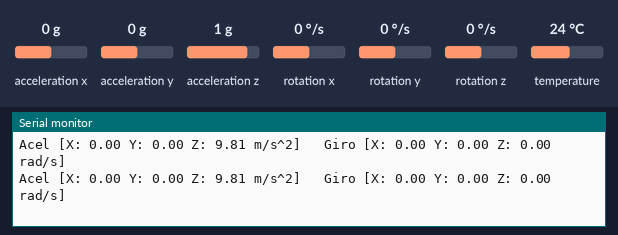
A sketch run on a simulated ESP32. Parts: the last lines printed to the serial monitor. Inputs (shaded band) come from the test bench; at power-on: acceleration x 0 g, acceleration y 0 g, acceleration z 1 g, rotation x 0 °/s, rotation y 0 °/s, rotation z 0 °/s, temperature 24 °C.

Above: at 1.3 s.
1.4 s: acceleration x set to -1.4 g
At 1.9 s:
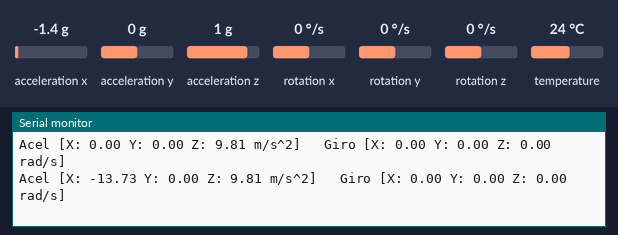
2.9 s: acceleration y set to -1.4 g
At 3.4 s:
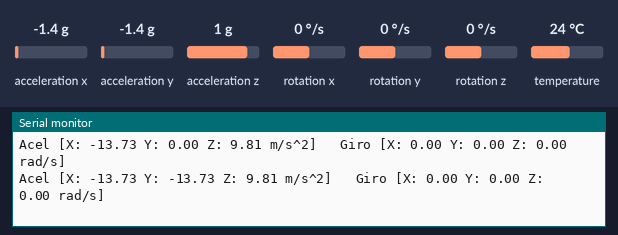
4.4 s: acceleration z set to -1.4 g
At 5.0 s:
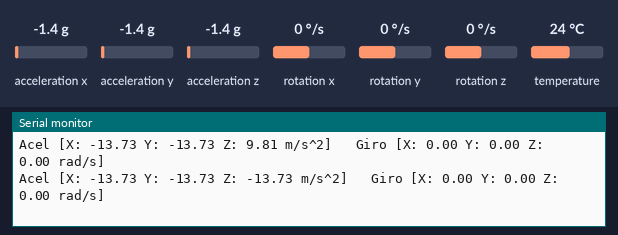
5.9 s: rotation x set to -192 °/s
At 6.5 s:
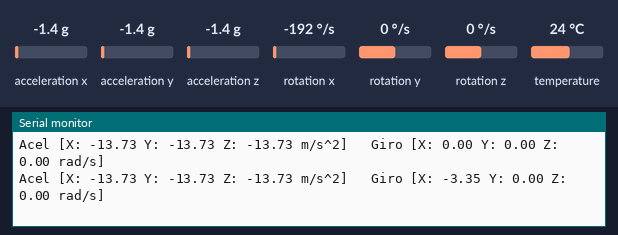
7.4 s: rotation y set to -192 °/s
At 8.0 s:
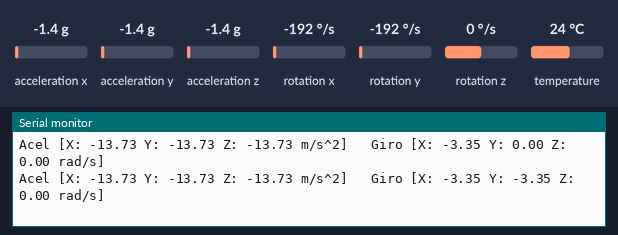

The sketch:

test_MPU6500.ino
```cpp
/*
 * =====================================================================================
 * PROYECTO: ESTACIÓN METEOROLÓGICA (Pruebas Individuales)
 * SENSOR:   MPU6500 (Acelerómetro y Giroscopio de 6 Ejes - I2C)
 * =====================================================================================
 *
 * ¿CÓMO CONECTARLO AL ESP32?
 * -------------------------------------------------------------------------------------
 * VCC   -> 3.3V (ESP32)
 * GND   -> GND
 * SDA   -> GPIO 21 (Comparte bus I2C con DS3231 y BME280)
 * SCL   -> GPIO 22 (Comparte bus I2C con DS3231 y BME280)
 *
 * NOTA DE ARQUITECTURA:
 * El MPU6500 es el hermano mayor del famosísimo MPU6050 (solo cambia ligeramente
 * en registros y protocolo). Casi siempre funciona perfectamente con librerías del 6050
 * o puedes usar una específica como "MPU6500_WE".
 * Por simplicidad extrema en esta prueba, usaremos la clásica `Adafruit MPU6050`,
 * que sirve de maravilla.
 *
 * LIBRERÍAS NECESARIAS:
 * - "Adafruit MPU6050" de Adafruit
 * - "Adafruit Unified Sensor" de Adafruit
 * =====================================================================================
 */

#include <Adafruit_MPU6050.h>
#include <Adafruit_Sensor.h>
#include <Wire.h>

Adafruit_MPU6050 mpu;

void setup(void) {
  Serial.begin(115200);
  while (!Serial)
    delay(10); // Pausamos hasta que abra la terminal serial

  Serial.println("Iniciando prueba rápida del MPU6500...");

  // Inicializar bus I2C (en ESP32: SDA=21, SCL=22)
  Wire.begin(21, 22);

  // ¡Intentamos detectar el chip!
  if (!mpu.begin()) {
    Serial.println("Hubo un fallo. No encontré el MPU6500/6050. ¡Revisa la conexión I2C (SDA/SCL)!");
    while (1) {
      delay(10); // Bucle mortal
    }
  }
  Serial.println("¡MPU6500/6050 encontrado y listo!");

  // Rangos de configuración de sensibilidad
  mpu.setAccelerometerRange(MPU6050_RANGE_8_G);
  mpu.setGyroRange(MPU6050_RANGE_500_DEG);
  mpu.setFilterBandwidth(MPU6050_BAND_21_HZ);

  Serial.println("----------------------------------------------");
}

void loop() {
  /* ¡Magia! Traer los datos. Se usan variables de tipo "event" que encapsulan
     las medidas en metros/segundo cuadrado (aceleración) o rad/s (giroscopio) */
  sensors_event_t a, g, temp;
  mpu.getEvent(&a, &g, &temp);

  // -- 1. Imprimir la Aceleración (X,Y,Z) --
  Serial.print("Acel [X: ");
  Serial.print(a.acceleration.x);
  Serial.print(" Y: ");
  Serial.print(a.acceleration.y);
  Serial.print(" Z: ");
  Serial.print(a.acceleration.z);
  Serial.print(" m/s^2] \t");

  // -- 2. Imprimir Giroscopio (X,Y,Z) --
  Serial.print("Giro [X: ");
  Serial.print(g.gyro.x);
  Serial.print(" Y: ");
  Serial.print(g.gyro.y);
  Serial.print(" Z: ");
  Serial.print(g.gyro.z);
  Serial.println(" rad/s]");

  // Retardo de una fracción de segundo
  delay(500);
}
```

Measured:
- after the input at 1.4 s, the serial monitor: prints a new line after 0.12 s (image 1)
- after the input at 2.9 s, the serial monitor: prints a new line after 0.13 s (image 2)
- after the input at 4.4 s, the serial monitor: prints a new line after 0.14 s (image 3)
- after the input at 5.9 s, the serial monitor: prints a new line after 0.15 s (image 4)
- after the input at 7.4 s, the serial monitor: prints a new line after 0.16 s (image 5)
